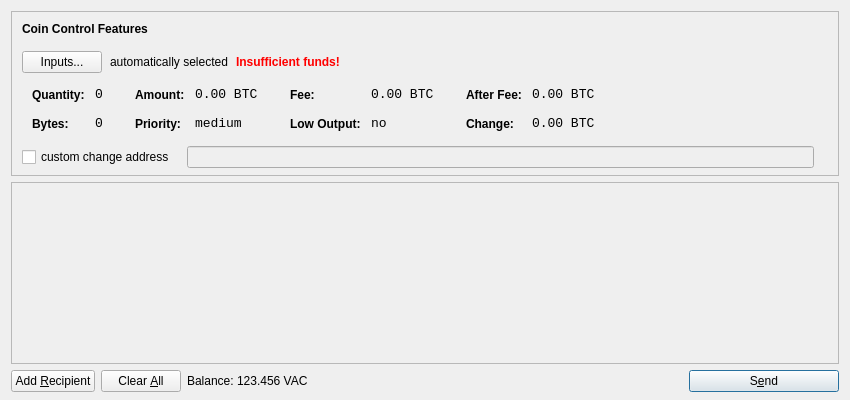
<?xml version="1.0" encoding="UTF-8"?>
<ui version="4.0">
 <class>SendCoinsDialog</class>
 <widget class="QDialog" name="SendCoinsDialog">
  <property name="geometry">
   <rect>
    <x>0</x>
    <y>0</y>
    <width>850</width>
    <height>400</height>
   </rect>
  </property>
  <property name="windowTitle">
   <string>Send Coins</string>
  </property>
  <layout class="QVBoxLayout" name="verticalLayout" stretch="0,1,0">
   <property name="bottomMargin">
    <number>8</number>
   </property>
   <item>
    <widget class="QFrame" name="frameCoinControl">
     <property name="sizePolicy">
      <sizepolicy hsizetype="Expanding" vsizetype="Expanding">
       <horstretch>0</horstretch>
       <verstretch>0</verstretch>
      </sizepolicy>
     </property>
     <property name="maximumSize">
      <size>
       <width>16777215</width>
       <height>16777215</height>
      </size>
     </property>
     <property name="frameShape">
      <enum>QFrame::StyledPanel</enum>
     </property>
     <property name="frameShadow">
      <enum>QFrame::Sunken</enum>
     </property>
     <layout class="QVBoxLayout" name="verticalLayoutCoinControl2">
      <property name="spacing">
       <number>-1</number>
      </property>
      <property name="leftMargin">
       <number>0</number>
      </property>
      <property name="topMargin">
       <number>0</number>
      </property>
      <property name="rightMargin">
       <number>0</number>
      </property>
      <property name="bottomMargin">
       <number>6</number>
      </property>
      <item>
       <layout class="QVBoxLayout" name="verticalLayoutCoinControl" stretch="0,0,0,0,1">
        <property name="spacing">
         <number>0</number>
        </property>
        <property name="leftMargin">
         <number>10</number>
        </property>
        <property name="topMargin">
         <number>10</number>
        </property>
        <item>
         <layout class="QHBoxLayout" name="horizontalLayoutCoinControl1">
          <property name="bottomMargin">
           <number>15</number>
          </property>
          <item>
           <widget class="QLabel" name="labelCoinControlFeatures">
            <property name="sizePolicy">
             <sizepolicy hsizetype="Preferred" vsizetype="Maximum">
              <horstretch>0</horstretch>
              <verstretch>0</verstretch>
             </sizepolicy>
            </property>
            <property name="font">
             <font>
              <weight>75</weight>
              <bold>true</bold>
             </font>
            </property>
            <property name="styleSheet">
             <string notr="true">font-weight:bold;</string>
            </property>
            <property name="text">
             <string>Coin Control Features</string>
            </property>
           </widget>
          </item>
         </layout>
        </item>
        <item>
         <layout class="QHBoxLayout" name="horizontalLayoutCoinControl2" stretch="0,0,0,0">
          <property name="spacing">
           <number>8</number>
          </property>
          <property name="bottomMargin">
           <number>10</number>
          </property>
          <item>
           <widget class="QPushButton" name="pushButtonCoinControl">
            <property name="styleSheet">
             <string notr="true"/>
            </property>
            <property name="text">
             <string>Inputs...</string>
            </property>
           </widget>
          </item>
          <item>
           <widget class="QLabel" name="labelCoinControlAutomaticallySelected">
            <property name="text">
             <string>automatically selected</string>
            </property>
            <property name="margin">
             <number>5</number>
            </property>
           </widget>
          </item>
          <item>
           <widget class="QLabel" name="labelCoinControlInsuffFunds">
            <property name="font">
             <font>
              <weight>75</weight>
              <bold>true</bold>
             </font>
            </property>
            <property name="styleSheet">
             <string notr="true">color:red;font-weight:bold;</string>
            </property>
            <property name="text">
             <string>Insufficient funds!</string>
            </property>
            <property name="margin">
             <number>5</number>
            </property>
           </widget>
          </item>
          <item>
           <spacer name="horizontalSpacerCoinControl">
            <property name="orientation">
             <enum>Qt::Horizontal</enum>
            </property>
            <property name="sizeHint" stdset="0">
             <size>
              <width>40</width>
              <height>1</height>
             </size>
            </property>
           </spacer>
          </item>
         </layout>
        </item>
        <item>
         <widget class="QWidget" name="widgetCoinControl" native="true">
          <property name="sizePolicy">
           <sizepolicy hsizetype="Preferred" vsizetype="Preferred">
            <horstretch>0</horstretch>
            <verstretch>0</verstretch>
           </sizepolicy>
          </property>
          <property name="minimumSize">
           <size>
            <width>0</width>
            <height>0</height>
           </size>
          </property>
          <property name="styleSheet">
           <string notr="true"/>
          </property>
          <layout class="QHBoxLayout" name="horizontalLayoutCoinControl5">
           <property name="margin">
            <number>0</number>
           </property>
           <item>
            <layout class="QHBoxLayout" name="horizontalLayoutCoinControl3" stretch="0,0,0,1">
             <property name="spacing">
              <number>20</number>
             </property>
             <property name="topMargin">
              <number>0</number>
             </property>
             <property name="bottomMargin">
              <number>10</number>
             </property>
             <item>
              <layout class="QFormLayout" name="formLayoutCoinControl1">
               <property name="horizontalSpacing">
                <number>10</number>
               </property>
               <property name="verticalSpacing">
                <number>14</number>
               </property>
               <property name="leftMargin">
                <number>10</number>
               </property>
               <property name="topMargin">
                <number>4</number>
               </property>
               <property name="rightMargin">
                <number>6</number>
               </property>
               <item row="0" column="0">
                <widget class="QLabel" name="labelCoinControlQuantityText">
                 <property name="styleSheet">
                  <string notr="true">font-weight:bold;</string>
                 </property>
                 <property name="text">
                  <string>Quantity:</string>
                 </property>
                 <property name="margin">
                  <number>0</number>
                 </property>
                </widget>
               </item>
               <item row="0" column="1">
                <widget class="QLabel" name="labelCoinControlQuantity">
                 <property name="font">
                  <font>
                   <family>Monospace</family>
                   <pointsize>10</pointsize>
                  </font>
                 </property>
                 <property name="cursor">
                  <cursorShape>IBeamCursor</cursorShape>
                 </property>
                 <property name="contextMenuPolicy">
                  <enum>Qt::ActionsContextMenu</enum>
                 </property>
                 <property name="text">
                  <string notr="true">0</string>
                 </property>
                 <property name="margin">
                  <number>0</number>
                 </property>
                 <property name="textInteractionFlags">
                  <set>Qt::LinksAccessibleByMouse|Qt::TextSelectableByKeyboard|Qt::TextSelectableByMouse</set>
                 </property>
                </widget>
               </item>
               <item row="1" column="0">
                <widget class="QLabel" name="labelCoinControlBytesText">
                 <property name="styleSheet">
                  <string notr="true">font-weight:bold;</string>
                 </property>
                 <property name="text">
                  <string>Bytes:</string>
                 </property>
                </widget>
               </item>
               <item row="1" column="1">
                <widget class="QLabel" name="labelCoinControlBytes">
                 <property name="font">
                  <font>
                   <family>Monospace</family>
                   <pointsize>10</pointsize>
                  </font>
                 </property>
                 <property name="cursor">
                  <cursorShape>IBeamCursor</cursorShape>
                 </property>
                 <property name="contextMenuPolicy">
                  <enum>Qt::ActionsContextMenu</enum>
                 </property>
                 <property name="text">
                  <string notr="true">0</string>
                 </property>
                 <property name="textInteractionFlags">
                  <set>Qt::LinksAccessibleByMouse|Qt::TextSelectableByKeyboard|Qt::TextSelectableByMouse</set>
                 </property>
                </widget>
               </item>
              </layout>
             </item>
             <item>
              <layout class="QFormLayout" name="formLayoutCoinControl2">
               <property name="horizontalSpacing">
                <number>10</number>
               </property>
               <property name="verticalSpacing">
                <number>14</number>
               </property>
               <property name="leftMargin">
                <number>6</number>
               </property>
               <property name="topMargin">
                <number>4</number>
               </property>
               <property name="rightMargin">
                <number>6</number>
               </property>
               <item row="0" column="0">
                <widget class="QLabel" name="labelCoinControlAmountText">
                 <property name="styleSheet">
                  <string notr="true">font-weight:bold;</string>
                 </property>
                 <property name="text">
                  <string>Amount:</string>
                 </property>
                 <property name="margin">
                  <number>0</number>
                 </property>
                </widget>
               </item>
               <item row="0" column="1">
                <widget class="QLabel" name="labelCoinControlAmount">
                 <property name="font">
                  <font>
                   <family>Monospace</family>
                   <pointsize>10</pointsize>
                  </font>
                 </property>
                 <property name="cursor">
                  <cursorShape>IBeamCursor</cursorShape>
                 </property>
                 <property name="contextMenuPolicy">
                  <enum>Qt::ActionsContextMenu</enum>
                 </property>
                 <property name="text">
                  <string notr="true">0.00 BTC</string>
                 </property>
                 <property name="textInteractionFlags">
                  <set>Qt::LinksAccessibleByMouse|Qt::TextSelectableByKeyboard|Qt::TextSelectableByMouse</set>
                 </property>
                </widget>
               </item>
               <item row="1" column="0">
                <widget class="QLabel" name="labelCoinControlPriorityText">
                 <property name="styleSheet">
                  <string notr="true">font-weight:bold;</string>
                 </property>
                 <property name="text">
                  <string>Priority:</string>
                 </property>
                </widget>
               </item>
               <item row="1" column="1">
                <widget class="QLabel" name="labelCoinControlPriority">
                 <property name="font">
                  <font>
                   <family>Monospace</family>
                   <pointsize>10</pointsize>
                  </font>
                 </property>
                 <property name="cursor">
                  <cursorShape>IBeamCursor</cursorShape>
                 </property>
                 <property name="contextMenuPolicy">
                  <enum>Qt::ActionsContextMenu</enum>
                 </property>
                 <property name="text">
                  <string>medium</string>
                 </property>
                 <property name="textInteractionFlags">
                  <set>Qt::LinksAccessibleByMouse|Qt::TextSelectableByKeyboard|Qt::TextSelectableByMouse</set>
                 </property>
                </widget>
               </item>
              </layout>
             </item>
             <item>
              <layout class="QFormLayout" name="formLayoutCoinControl3">
               <property name="horizontalSpacing">
                <number>10</number>
               </property>
               <property name="verticalSpacing">
                <number>14</number>
               </property>
               <property name="leftMargin">
                <number>6</number>
               </property>
               <property name="topMargin">
                <number>4</number>
               </property>
               <property name="rightMargin">
                <number>6</number>
               </property>
               <item row="0" column="0">
                <widget class="QLabel" name="labelCoinControlFeeText">
                 <property name="styleSheet">
                  <string notr="true">font-weight:bold;</string>
                 </property>
                 <property name="text">
                  <string>Fee:</string>
                 </property>
                 <property name="margin">
                  <number>0</number>
                 </property>
                </widget>
               </item>
               <item row="0" column="1">
                <widget class="QLabel" name="labelCoinControlFee">
                 <property name="font">
                  <font>
                   <family>Monospace</family>
                   <pointsize>10</pointsize>
                  </font>
                 </property>
                 <property name="cursor">
                  <cursorShape>IBeamCursor</cursorShape>
                 </property>
                 <property name="contextMenuPolicy">
                  <enum>Qt::ActionsContextMenu</enum>
                 </property>
                 <property name="text">
                  <string notr="true">0.00 BTC</string>
                 </property>
                 <property name="textInteractionFlags">
                  <set>Qt::LinksAccessibleByMouse|Qt::TextSelectableByKeyboard|Qt::TextSelectableByMouse</set>
                 </property>
                </widget>
               </item>
               <item row="1" column="0">
                <widget class="QLabel" name="labelCoinControlLowOutputText">
                 <property name="styleSheet">
                  <string notr="true">font-weight:bold;</string>
                 </property>
                 <property name="text">
                  <string>Low Output:</string>
                 </property>
                </widget>
               </item>
               <item row="1" column="1">
                <widget class="QLabel" name="labelCoinControlLowOutput">
                 <property name="font">
                  <font>
                   <family>Monospace</family>
                   <pointsize>10</pointsize>
                  </font>
                 </property>
                 <property name="cursor">
                  <cursorShape>IBeamCursor</cursorShape>
                 </property>
                 <property name="contextMenuPolicy">
                  <enum>Qt::ActionsContextMenu</enum>
                 </property>
                 <property name="text">
                  <string>no</string>
                 </property>
                 <property name="textInteractionFlags">
                  <set>Qt::LinksAccessibleByMouse|Qt::TextSelectableByKeyboard|Qt::TextSelectableByMouse</set>
                 </property>
                </widget>
               </item>
              </layout>
             </item>
             <item>
              <layout class="QFormLayout" name="formLayoutCoinControl4">
               <property name="horizontalSpacing">
                <number>10</number>
               </property>
               <property name="verticalSpacing">
                <number>14</number>
               </property>
               <property name="leftMargin">
                <number>6</number>
               </property>
               <property name="topMargin">
                <number>4</number>
               </property>
               <property name="rightMargin">
                <number>6</number>
               </property>
               <item row="0" column="0">
                <widget class="QLabel" name="labelCoinControlAfterFeeText">
                 <property name="styleSheet">
                  <string notr="true">font-weight:bold;</string>
                 </property>
                 <property name="text">
                  <string>After Fee:</string>
                 </property>
                 <property name="margin">
                  <number>0</number>
                 </property>
                </widget>
               </item>
               <item row="0" column="1">
                <widget class="QLabel" name="labelCoinControlAfterFee">
                 <property name="font">
                  <font>
                   <family>Monospace</family>
                   <pointsize>10</pointsize>
                  </font>
                 </property>
                 <property name="cursor">
                  <cursorShape>IBeamCursor</cursorShape>
                 </property>
                 <property name="contextMenuPolicy">
                  <enum>Qt::ActionsContextMenu</enum>
                 </property>
                 <property name="text">
                  <string notr="true">0.00 BTC</string>
                 </property>
                 <property name="textInteractionFlags">
                  <set>Qt::LinksAccessibleByMouse|Qt::TextSelectableByKeyboard|Qt::TextSelectableByMouse</set>
                 </property>
                </widget>
               </item>
               <item row="1" column="0">
                <widget class="QLabel" name="labelCoinControlChangeText">
                 <property name="styleSheet">
                  <string notr="true">font-weight:bold;</string>
                 </property>
                 <property name="text">
                  <string>Change:</string>
                 </property>
                </widget>
               </item>
               <item row="1" column="1">
                <widget class="QLabel" name="labelCoinControlChange">
                 <property name="font">
                  <font>
                   <family>Monospace</family>
                   <pointsize>10</pointsize>
                  </font>
                 </property>
                 <property name="cursor">
                  <cursorShape>IBeamCursor</cursorShape>
                 </property>
                 <property name="contextMenuPolicy">
                  <enum>Qt::ActionsContextMenu</enum>
                 </property>
                 <property name="text">
                  <string notr="true">0.00 BTC</string>
                 </property>
                 <property name="textInteractionFlags">
                  <set>Qt::LinksAccessibleByMouse|Qt::TextSelectableByKeyboard|Qt::TextSelectableByMouse</set>
                 </property>
                </widget>
               </item>
              </layout>
             </item>
            </layout>
           </item>
          </layout>
         </widget>
        </item>
        <item>
         <layout class="QHBoxLayout" name="horizontalLayoutCoinControl4" stretch="0,0,0">
          <property name="spacing">
           <number>12</number>
          </property>
          <property name="sizeConstraint">
           <enum>QLayout::SetDefaultConstraint</enum>
          </property>
          <property name="topMargin">
           <number>5</number>
          </property>
          <property name="rightMargin">
           <number>5</number>
          </property>
          <item>
           <widget class="QCheckBox" name="checkBoxCoinControlChange">
            <property name="text">
             <string>custom change address</string>
            </property>
           </widget>
          </item>
          <item>
           <widget class="QLineEdit" name="lineEditCoinControlChange">
            <property name="enabled">
             <bool>false</bool>
            </property>
            <property name="sizePolicy">
             <sizepolicy hsizetype="Expanding" vsizetype="Fixed">
              <horstretch>0</horstretch>
              <verstretch>0</verstretch>
             </sizepolicy>
            </property>
           </widget>
          </item>
          <item>
           <widget class="QLabel" name="labelCoinControlChangeLabel">
            <property name="sizePolicy">
             <sizepolicy hsizetype="Preferred" vsizetype="Expanding">
              <horstretch>0</horstretch>
              <verstretch>0</verstretch>
             </sizepolicy>
            </property>
            <property name="minimumSize">
             <size>
              <width>0</width>
              <height>0</height>
             </size>
            </property>
            <property name="text">
             <string/>
            </property>
            <property name="margin">
             <number>3</number>
            </property>
           </widget>
          </item>
         </layout>
        </item>
        <item>
         <spacer name="verticalSpacerCoinControl">
          <property name="orientation">
           <enum>Qt::Vertical</enum>
          </property>
          <property name="sizeHint" stdset="0">
           <size>
            <width>800</width>
            <height>1</height>
           </size>
          </property>
         </spacer>
        </item>
       </layout>
      </item>
     </layout>
    </widget>
   </item>
   <item>
    <widget class="QScrollArea" name="scrollArea">
     <property name="widgetResizable">
      <bool>true</bool>
     </property>
     <widget class="QWidget" name="scrollAreaWidgetContents">
      <property name="geometry">
       <rect>
        <x>0</x>
        <y>0</y>
        <width>830</width>
        <height>165</height>
       </rect>
      </property>
      <layout class="QVBoxLayout" name="verticalLayout_2">
       <property name="margin">
        <number>0</number>
       </property>
       <item>
        <layout class="QVBoxLayout" name="entries">
         <property name="spacing">
          <number>6</number>
         </property>
        </layout>
       </item>
       <item>
        <spacer name="verticalSpacer">
         <property name="orientation">
          <enum>Qt::Vertical</enum>
         </property>
         <property name="sizeHint" stdset="0">
          <size>
           <width>20</width>
           <height>40</height>
          </size>
         </property>
        </spacer>
       </item>
      </layout>
     </widget>
    </widget>
   </item>
   <item>
    <layout class="QHBoxLayout" name="horizontalLayout">
     <item>
      <widget class="QPushButton" name="addButton">
       <property name="toolTip">
        <string>Send to multiple recipients at once</string>
       </property>
       <property name="text">
        <string>Add &amp;Recipient</string>
       </property>
       <property name="icon">
        <iconset resource="../bitcoin.qrc">
         <normaloff>:/icons/add</normaloff>:/icons/add</iconset>
       </property>
       <property name="autoDefault">
        <bool>false</bool>
       </property>
      </widget>
     </item>
     <item>
      <widget class="QPushButton" name="clearButton">
       <property name="sizePolicy">
        <sizepolicy hsizetype="Minimum" vsizetype="Fixed">
         <horstretch>0</horstretch>
         <verstretch>0</verstretch>
        </sizepolicy>
       </property>
       <property name="toolTip">
        <string>Remove all transaction fields</string>
       </property>
       <property name="text">
        <string>Clear &amp;All</string>
       </property>
       <property name="icon">
        <iconset resource="../bitcoin.qrc">
         <normaloff>:/icons/remove</normaloff>:/icons/remove</iconset>
       </property>
       <property name="autoRepeatDelay">
        <number>300</number>
       </property>
       <property name="autoDefault">
        <bool>false</bool>
       </property>
      </widget>
     </item>
     <item>
      <layout class="QHBoxLayout" name="horizontalLayout_2">
       <property name="spacing">
        <number>3</number>
       </property>
       <item>
        <widget class="QLabel" name="label">
         <property name="text">
          <string>Balance:</string>
         </property>
        </widget>
       </item>
       <item>
        <widget class="QLabel" name="labelBalance">
         <property name="cursor">
          <cursorShape>IBeamCursor</cursorShape>
         </property>
         <property name="text">
          <string>123.456 VAC</string>
         </property>
         <property name="textInteractionFlags">
          <set>Qt::LinksAccessibleByMouse|Qt::TextSelectableByKeyboard|Qt::TextSelectableByMouse</set>
         </property>
        </widget>
       </item>
      </layout>
     </item>
     <item>
      <spacer name="horizontalSpacer">
       <property name="orientation">
        <enum>Qt::Horizontal</enum>
       </property>
       <property name="sizeHint" stdset="0">
        <size>
         <width>40</width>
         <height>20</height>
        </size>
       </property>
      </spacer>
     </item>
     <item>
      <widget class="QPushButton" name="sendButton">
       <property name="minimumSize">
        <size>
         <width>150</width>
         <height>0</height>
        </size>
       </property>
       <property name="toolTip">
        <string>Confirm the send action</string>
       </property>
       <property name="text">
        <string>S&amp;end</string>
       </property>
       <property name="icon">
        <iconset resource="../bitcoin.qrc">
         <normaloff>:/icons/send</normaloff>:/icons/send</iconset>
       </property>
       <property name="default">
        <bool>true</bool>
       </property>
      </widget>
     </item>
    </layout>
   </item>
  </layout>
 </widget>
 <resources>
  <include location="../bitcoin.qrc"/>
 </resources>
 <connections/>
</ui>
